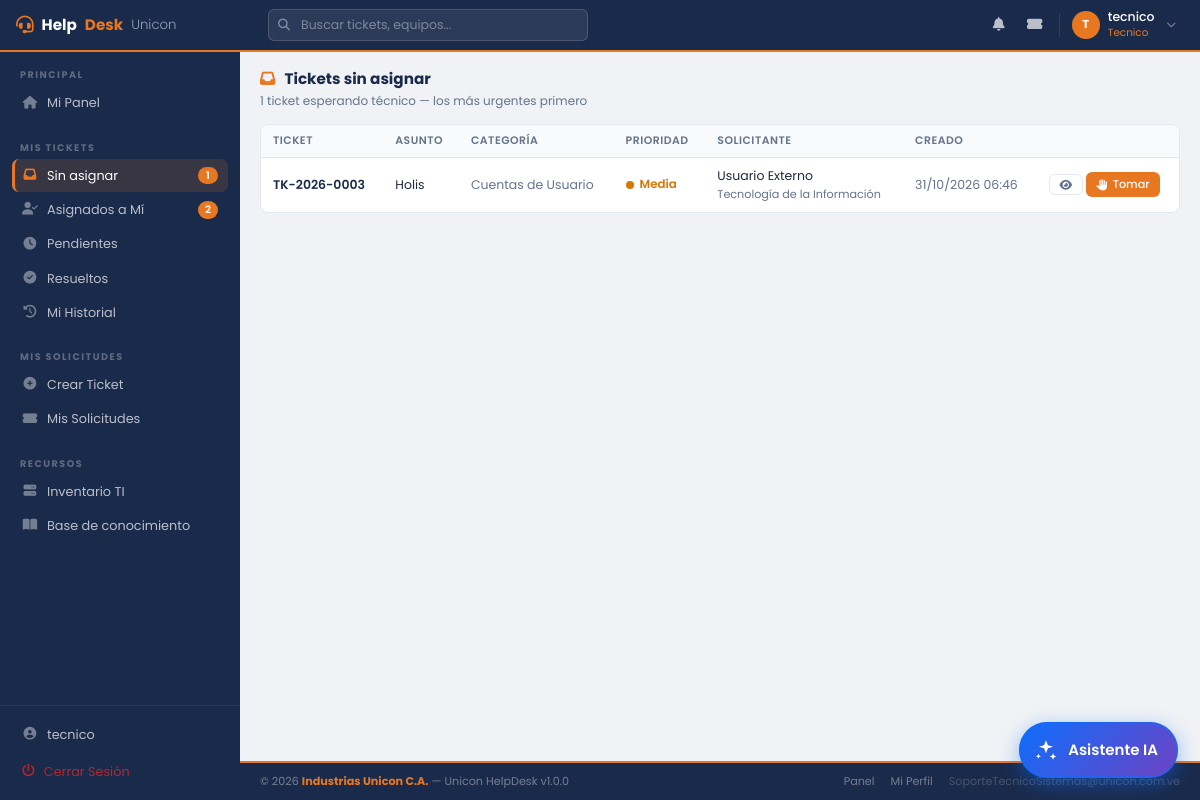
Screenshot of /tecnico/tickets_sin_asignar.php (signed in) with the database file from the repository.
### tables this page shows
CREATE TABLE `roles` (
  `id_rol` int(11) NOT NULL AUTO_INCREMENT,
  `nombre` varchar(50) NOT NULL,
  `descripcion` text DEFAULT NULL,
  `nivel_acceso` tinyint(1) NOT NULL DEFAULT 1,
  PRIMARY KEY (`id_rol`),
  UNIQUE KEY `nombre` (`nombre`)
);

CREATE TABLE `tickets` (
  `id_tickets` int(11) NOT NULL AUTO_INCREMENT,
  `codigo_ticket` varchar(20) NOT NULL,
  `asunto` varchar(200) NOT NULL,
  `descripcion` text NOT NULL,
  `fecha_creacion` datetime NOT NULL DEFAULT current_timestamp(),
  `fecha_cierre` datetime DEFAULT NULL,
  `id_usuario_solicitante` int(11) NOT NULL,
  `id_usuario_asignado` int(11) DEFAULT NULL,
  `id_departamento` int(11) NOT NULL,
  `id_categoria` int(11) NOT NULL,
  `id_prioridad` int(11) NOT NULL DEFAULT 2,
  `id_estado` int(11) NOT NULL DEFAULT 1,
  `id_inventario` int(11) DEFAULT NULL,
  `solucion` text DEFAULT NULL,
  `observaciones` text DEFAULT NULL,
  PRIMARY KEY (`id_tickets`),
  UNIQUE KEY `codigo_ticket` (`codigo_ticket`),
  KEY `fecha_creacion` (`fecha_creacion`),
  KEY `fk_ticket_categoria` (`id_categoria`),
  KEY `fk_ticket_usuario_asignado` (`id_usuario_asignado`),
  KEY `fk_ticket_usuario_solicitante` (`id_usuario_solicitante`),
  KEY `fk_ticket_prioridad` (`id_prioridad`),
  KEY `fk_ticket_departamento` (`id_departamento`),
  KEY `id_inventario` (`id_inventario`),
  KEY `id_estado` (`id_estado`),
  CONSTRAINT `fk_ticket_categoria` FOREIGN KEY (`id_categoria`) REFERENCES `categoria_incidencias` (`id_categoria`) ON UPDATE CASCADE,
  CONSTRAINT `fk_ticket_departamento` FOREIGN KEY (`id_departamento`) REFERENCES `departamentos` (`id_departamento`) ON UPDATE CASCADE,
  CONSTRAINT `fk_ticket_estado` FOREIGN KEY (`id_estado`) REFERENCES `estados_ticket` (`id_estado_ticket`) ON UPDATE CASCADE,
  CONSTRAINT `fk_ticket_inventario` FOREIGN KEY (`id_inventario`) REFERENCES `inventario_tecnologico` (`id_inventario`) ON UPDATE CASCADE,
  CONSTRAINT `fk_ticket_prioridad` FOREIGN KEY (`id_prioridad`) REFERENCES `prioridades` (`id_prioridad`) ON UPDATE CASCADE,
  CONSTRAINT `fk_ticket_usuario_asignado` FOREIGN KEY (`id_usuario_asignado`) REFERENCES `usuarios` (`id_usuario`) ON UPDATE CASCADE,
  CONSTRAINT `fk_ticket_usuario_solicitante` FOREIGN KEY (`id_usuario_solicitante`) REFERENCES `usuarios` (`id_usuario`) ON UPDATE CASCADE
);

CREATE TABLE `categoria_incidencias` (
  `id_categoria` int(11) NOT NULL AUTO_INCREMENT,
  `nombre` varchar(80) NOT NULL,
  `descripcion` text DEFAULT NULL,
  `id_prioridad_default` int(11) DEFAULT NULL,
  `estado` enum('activo','inactivo') NOT NULL DEFAULT 'activo',
  PRIMARY KEY (`id_categoria`),
  UNIQUE KEY `nombre` (`nombre`),
  KEY `fk_categoria_prioridad` (`id_prioridad_default`),
  CONSTRAINT `fk_categoria_prioridad` FOREIGN KEY (`id_prioridad_default`) REFERENCES `prioridades` (`id_prioridad`) ON DELETE SET NULL ON UPDATE CASCADE
);

CREATE TABLE `prioridades` (
  `id_prioridad` int(11) NOT NULL AUTO_INCREMENT,
  `nombre` varchar(50) NOT NULL,
  `nivel` int(11) NOT NULL DEFAULT 2,
  `tiempo_respuesta_objetivo` int(11) NOT NULL DEFAULT 2880 COMMENT 'Guardar minutos',
  PRIMARY KEY (`id_prioridad`),
  UNIQUE KEY `nombre` (`nombre`)
);

CREATE TABLE `departamentos` (
  `id_departamento` int(11) NOT NULL AUTO_INCREMENT,
  `nombre` varchar(100) NOT NULL,
  `descripcion` text DEFAULT NULL,
  `estado` enum('activo','inactivo','clausurado') NOT NULL DEFAULT 'activo',
  PRIMARY KEY (`id_departamento`),
  UNIQUE KEY `nombre` (`nombre`)
);

### tecnico/tickets_sin_asignar.php (the view, shortened to what this page needs)
<?php
$tickets = $conexion->query("
    SELECT t.id_tickets, t.codigo_ticket, t.asunto, t.fecha_creacion,
           c.nombre AS categoria, p.nombre AS prioridad, p.nivel AS nivel,
           CONCAT(s.nombres, ' ', s.apellidos) AS solicitante, d.nombre AS departamento
    FROM tickets t
    JOIN categoria_incidencias c ON t.id_categoria = c.id_categoria
    JOIN prioridades p ON t.id_prioridad = p.id_prioridad
    JOIN usuarios s ON t.id_usuario_solicitante = s.id_usuario
    JOIN departamentos d ON t.id_departamento = d.id_departamento
    WHERE t.id_usuario_asignado IS NULL AND t.id_estado NOT IN (" . TICKET_RESUELTO . "," . TICKET_CERRADO . ")
    ORDER BY p.nivel DESC, t.fecha_creacion ASC
");
include_once '../includes/header2.php';
include_once '../includes/sidebar.php';
$colores = [1=>'#0284c7', 2=>'#d97706', 3=>'#E87722', 4=>'#dc2626'];
?>
<main class="hd-main">
    <div class="hd-page-header">
        <div>
            <div class="hd-page-title"><i class="fas fa-inbox" style="color:var(--naranja);margin-right:6px;"></i> Tickets sin asignar</div>
            <div class="hd-page-sub"><?= $tickets->num_rows ?> ticket<?= $tickets->num_rows !== 1 ? 's' : '' ?> esperando técnico — los más urgentes primero</div>
        </div>
    </div>
    <div class="hd-card">
        <div class="hd-card-body" style="padding:0;">
            <table class="hd-table">
                <thead><tr><th>Ticket</th><th>Asunto</th><th>Categoría</th><th>Prioridad</th><th>Solicitante</th><th>Creado</th><th></th></tr></thead>
                <tbody>
                <?php while ($t = $tickets->fetch_assoc()): $col = $colores[(int)$t['nivel']] ?? '#94a3b8'; ?>
                    <tr>
                        <td style="font-weight:600;color:var(--azul);"><?= htmlspecialchars($t['codigo_ticket']) ?></td>
                        <td><?= htmlspecialchars($t['asunto']) ?></td>
                        <td style="color:var(--muted);"><?= htmlspecialchars($t['categoria']) ?></td>
                        <td><span class="hd-prio" style="color:<?= $col ?>;"><span class="dot" style="background:<?= $col ?>;"></span><?= htmlspecialchars($t['prioridad']) ?></span></td>
                        <td><?= htmlspecialchars($t['solicitante']) ?><div style="font-size:.7rem;color:var(--muted);"><?= htmlspecialchars($t['departamento']) ?></div></td>
                        <td style="color:var(--muted);"><?= date('d/m/Y H:i', strtotime($t['fecha_creacion'])) ?></td>
                        <td style="white-space:nowrap;">
                            <a href="ver_ticket.php?id=<?= (int)$t['id_tickets'] ?>" class="hd-btn hd-btn-outline hd-btn-sm" title="Ver"><i class="fas fa-eye"></i></a>
                            <button class="hd-btn hd-btn-naranja hd-btn-sm btn-tomar" data-id="<?= (int)$t['id_tickets'] ?>"><i class="fas fa-hand-paper"></i> Tomar</button>
                        </td>
                    </tr>
                <?php endwhile; ?>
                </tbody>
            </table>
        </div>
    </div>
</main>
<?php include_once '../includes/footer2.php'; ?>

### includes/header2.php (shortened to what this page needs)
<?php
$usuario_activo = $_SESSION['usser'];
$rol_id         = (int)$_SESSION['id_rol'];
$inicial        = strtoupper(substr($usuario_activo, 0, 1));
$rol_nombre     = match($rol_id) { 3=>'Administrador', 2=>'Técnico TI', 1=>'Usuario', default=>'—' };
try {
    $q_rn = $conexion->prepare("SELECT nombre FROM roles WHERE id_rol = ?");
    $q_rn->bind_param("i", $rol_id); $q_rn->execute();
    if ($f_rn = $q_rn->get_result()->fetch_assoc()) $rol_nombre = $f_rn['nombre'];
} catch (Throwable $e) {  }
?>
<!DOCTYPE html>
<html lang="es">
<head>
    <link rel="stylesheet" href="https://cdn.jsdelivr.net/npm/bootstrap@5.3.0/dist/css/bootstrap.min.css">
    <link rel="stylesheet" href="https://cdnjs.cloudflare.com/ajax/libs/font-awesome/6.4.0/css/all.min.css">
    <link rel="stylesheet" href="../assets/css/dashboard2.css">
</head>
<body>
<header class="hd-topbar">
    <a href="dashboard.php" class="hd-topbar-brand">
        <i class="fas fa-headset"></i>
        Help<span>Desk</span> <small>Unicon</small>
    </a>
    <div class="hd-topbar-search" style="position:relative;">
        <i class="fas fa-search"></i>
        <input type="search" id="hdBuscar" autocomplete="off" maxlength="60"
               placeholder="<?= $rol_id === 3 ? 'Buscar tickets, usuarios, equipos...' : ($rol_id === 2 ? 'Buscar tickets, equipos...' : 'Buscar en mis tickets...') ?>">
    </div>
    <div class="hd-topbar-right">
        <div class="hd-notif-wrap">
            <button type="button" class="hd-topbar-icon" id="hdBell" title="Notificaciones" style="background:none;border:0;position:relative;">
                <i class="fas fa-bell"></i>
            </button>
        </div>
        <?php if ($rol_id >= 2): ?>
        <a href="<?= $rol_id === ROL_ADMIN ? 'tickets.php' : 'tickets_asignados.php' ?>" class="hd-topbar-icon" title="Tickets">
            <i class="fas fa-ticket-alt"></i>
        </a>
        <?php endif; ?>
        <div style="position:relative;">
            <button class="hd-topbar-user" onclick="toggleUserMenu()" id="userBtn">
                <div class="hd-avatar"><?= $inicial ?></div>
                <div class="hd-topbar-user-info">
                    <span class="hd-topbar-user-name"><?= htmlspecialchars($usuario_activo) ?></span>
                    <span class="hd-topbar-user-role"><?= $rol_nombre ?></span>
                </div>
                <i class="fas fa-chevron-down" style="color:rgba(255,255,255,0.4);font-size:0.6rem;margin-left:4px;"></i>
            </button>
        </div>
    </div>
</header>

### assets/css/dashboard2.css (style rules this page uses)
:root { --azul: #1a2a4a; --azul-mid: #243660; --azul-light: #2d4a7a; --naranja: #E87722; --naranja-lt: #f59342; --bg: #f0f2f5; --card: #ffffff; --texto: #1e293b; --muted: #64748b; --borde: #e2e8f0; --sidebar-w: 240px; --nav-h: 52px; --success: #16a34a; --danger: #dc2626; --warning: #d97706; --info: #0284c7; }
*, *::before, *::after { box-sizing: border-box; margin: 0; padding: 0; }
body { font-family: 'Poppins', sans-serif; background: var(--bg); color: var(--texto); font-size: 13px; }
.hd-topbar { position: fixed; top: 0; left: 0; right: 0; height: var(--nav-h); background: var(--azul); border-bottom: 2px solid var(--naranja); display: flex; align-items: center; padding: 0 16px; z-index: 200; gap: 12px; }
.hd-topbar-brand { display: flex; align-items: center; gap: 8px; color: #fff; font-weight: 700; font-size: 0.95rem; text-decoration: none; width: var(--sidebar-w); flex-shrink: 0; }
.hd-topbar-brand i { color: var(--naranja); font-size: 1.1rem; }
.hd-topbar-brand span { color: var(--naranja); }
.hd-topbar-brand small { color: #94a3b8; font-weight: 300; }
.hd-topbar-search { flex: 1; max-width: 320px; position: relative; }
.hd-topbar-search input { width: 100%; background: rgba(255,255,255,0.08); border: 1px solid rgba(255,255,255,0.15); border-radius: 6px; padding: 6px 12px 6px 32px; color: #fff; font-size: 0.78rem; outline: none; transition: all 0.2s; }
.hd-topbar-search input::placeholder { color: rgba(255,255,255,0.4); }
.hd-topbar-search i { position: absolute; left: 10px; top: 50%; transform: translateY(-50%); color: rgba(255,255,255,0.4); font-size: 0.75rem; }
.hd-topbar-right { margin-left: auto; display: flex; align-items: center; gap: 4px; }
.hd-topbar-icon { width: 32px; height: 32px; border-radius: 6px; display: flex; align-items: center; justify-content: center; color: rgba(255,255,255,0.7); font-size: 0.85rem; cursor: pointer; transition: all 0.2s; text-decoration: none; position: relative; }
.hd-topbar-user { display: flex; align-items: center; gap: 8px; padding: 4px 8px 4px 4px; border-radius: 8px; cursor: pointer; transition: all 0.2s; text-decoration: none; border: none; background: transparent; }
.hd-avatar { width: 28px; height: 28px; background: var(--naranja); border-radius: 50%; color: #fff; font-size: 0.72rem; font-weight: 700; display: flex; align-items: center; justify-content: center; flex-shrink: 0; }
.hd-topbar-user-info { text-align: left; }
.hd-topbar-user-name { color: #fff; font-size: 0.78rem; font-weight: 500; line-height: 1.2; display: block; }
.hd-topbar-user-role { color: var(--naranja); font-size: 0.65rem; display: block; }
.hd-main { flex: 1; padding: 16px 20px; }
.hd-page-header { display: flex; align-items: center; justify-content: space-between; margin-bottom: 14px; flex-wrap: wrap; gap: 8px; }
.hd-page-title { font-size: 0.95rem; font-weight: 700; color: var(--azul); }
.hd-page-sub { font-size: 0.75rem; color: var(--muted); margin-top: 1px; }
.hd-card { background: var(--card); border-radius: 8px; border: 1px solid var(--borde); overflow: hidden; }
.hd-card-body { padding: 12px 14px; }
.hd-table { width: 100%; border-collapse: collapse; font-size: 0.78rem; }
.hd-table thead th { background: #f8fafc; color: var(--muted); font-weight: 600; font-size: 0.68rem; text-transform: uppercase; letter-spacing: 0.5px; padding: 8px 12px; border-bottom: 1px solid var(--borde); white-space: nowrap; }
.hd-table tbody td { padding: 9px 12px; border-bottom: 1px solid #f1f5f9; vertical-align: middle; color: var(--texto); }
.hd-table tbody tr:last-child td { border-bottom: none; }
.hd-btn { display: inline-flex; align-items: center; gap: 5px; padding: 6px 14px; border-radius: 6px; font-size: 0.75rem; font-weight: 500; border: none; cursor: pointer; transition: all 0.15s; text-decoration: none; white-space: nowrap; font-family: inherit; }
.hd-btn-naranja { background: var(--naranja); color: #fff; }
.hd-btn-sm { padding: 4px 10px; font-size: 0.7rem; }
.hd-btn-outline { background: transparent; border: 1px solid var(--borde); color: var(--muted); }

### includes/header2.php (style rules this page uses)
.hd-notif-wrap { position:relative; }

### tecnico/tickets_sin_asignar.php (style rules this page uses)
.hd-prio { display:inline-flex; align-items:center; gap:6px; font-size:.74rem; font-weight:600; }
.hd-prio .dot { width:8px; height:8px; border-radius:50%; }

### rows the page displays
roles: nombre "Tecnico"
tickets: codigo_ticket "TK-2026-0003", asunto "Holis", id_categoria.nombre "Cuentas de Usuario", id_prioridad.nombre "Media", solicitante "Usuario Externo", id_departamento.nombre "Tecnología de la Información", fecha_creacion "31/10/2026 06:46"

### other values shown
$inicial "T"
$usuario_activo "tecnico"
$n "1 2"
$tickets->num_rows "1"
EMPRESA_NOMBRE "Industrias Unicon C.A."
NOMBRE_SISTEMA "Unicon HelpDesk"
VERSION_SISTEMA "1.0.0"
EMAIL_SOPORTE "SoporteTecnicoSistemas@unicon.com.ve"
